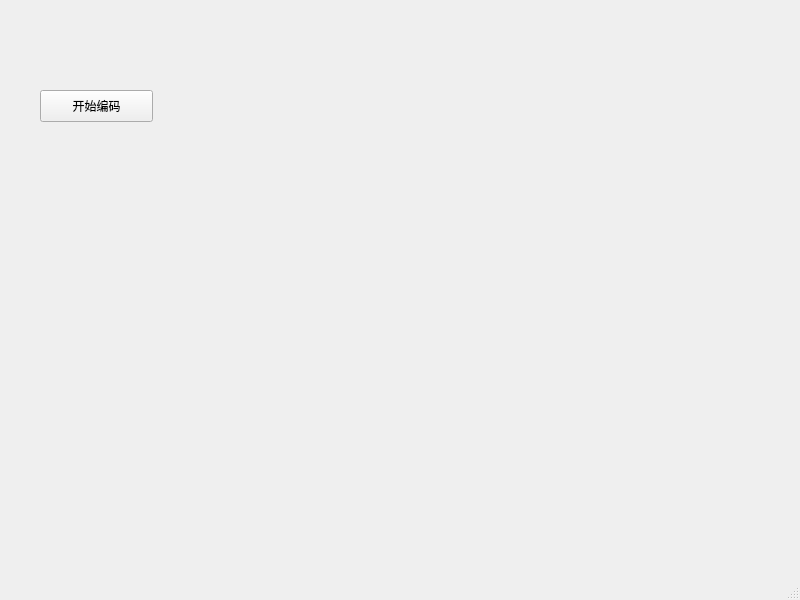
<?xml version="1.0" encoding="UTF-8"?>
<ui version="4.0">
 <class>MainWindow</class>
 <widget class="QMainWindow" name="MainWindow">
  <property name="geometry">
   <rect>
    <x>0</x>
    <y>0</y>
    <width>800</width>
    <height>600</height>
   </rect>
  </property>
  <property name="windowTitle">
   <string>MainWindow</string>
  </property>
  <widget class="QWidget" name="centralwidget">
   <widget class="QPushButton" name="audioButton">
    <property name="geometry">
     <rect>
      <x>40</x>
      <y>90</y>
      <width>113</width>
      <height>32</height>
     </rect>
    </property>
    <property name="text">
     <string>开始编码</string>
    </property>
   </widget>
  </widget>
  <widget class="QMenuBar" name="menubar">
   <property name="geometry">
    <rect>
     <x>0</x>
     <y>0</y>
     <width>800</width>
     <height>24</height>
    </rect>
   </property>
  </widget>
  <widget class="QStatusBar" name="statusbar"/>
 </widget>
 <resources/>
 <connections/>
</ui>
